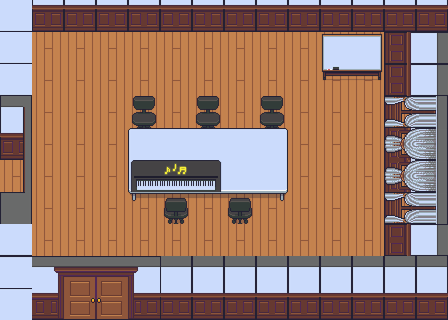

This is a level from a 2D game, rendered from its Tiled map with the project's own tilesets. A one-line summary and the map file follow, with tile-layer data summarised:
An orthogonal 14x10 tile map with 32x32 px tiles, 8 tile layers (Floor, Wall, OpenDoor, LockedDoor, ...).

<map version="1.8" tiledversion="1.8.5" orientation="orthogonal" renderorder="right-down" width="14" height="10" tilewidth="32" tileheight="32" infinite="0" nextlayerid="9" nextobjectid="1">
 <tileset firstgid="1" source="ImageIcon2.tsx" />
 <layer id="1" name="Floor" width="14" height="10">
  <data>[140 cells, 140 non-empty, 1 distinct tile ids]</data>
 </layer>
 <layer id="2" name="Wall" width="14" height="10">
  <data>[140 cells, 55 non-empty, 9 distinct tile ids]</data>
 </layer>
 <layer id="7" name="OpenDoor" width="14" height="10">
  <data>[140 cells, 4 non-empty, 4 distinct tile ids]</data>
 </layer>
 <layer id="8" name="LockedDoor" width="14" height="10">
  <data>[140 cells, 8 non-empty, 8 distinct tile ids]</data>
 </layer>
 <layer id="3" name="ItemsPutOnTheFloor" width="14" height="10">
  <data>[140 cells, 19 non-empty, 13 distinct tile ids]</data>
 </layer>
 <layer id="4" name="Chair" width="14" height="10">
  <data>[140 cells, 5 non-empty, 2 distinct tile ids]</data>
 </layer>
 <layer id="6" name="ItemsPutOnTheDesk" width="14" height="10">
  <data>[140 cells, 3 non-empty, 3 distinct tile ids]</data>
 </layer>
 <layer id="5" name="ItemsPutOnTheWall" width="14" height="10">
  <data>[140 cells, 8 non-empty, 4 distinct tile ids]</data>
 </layer>
</map>
